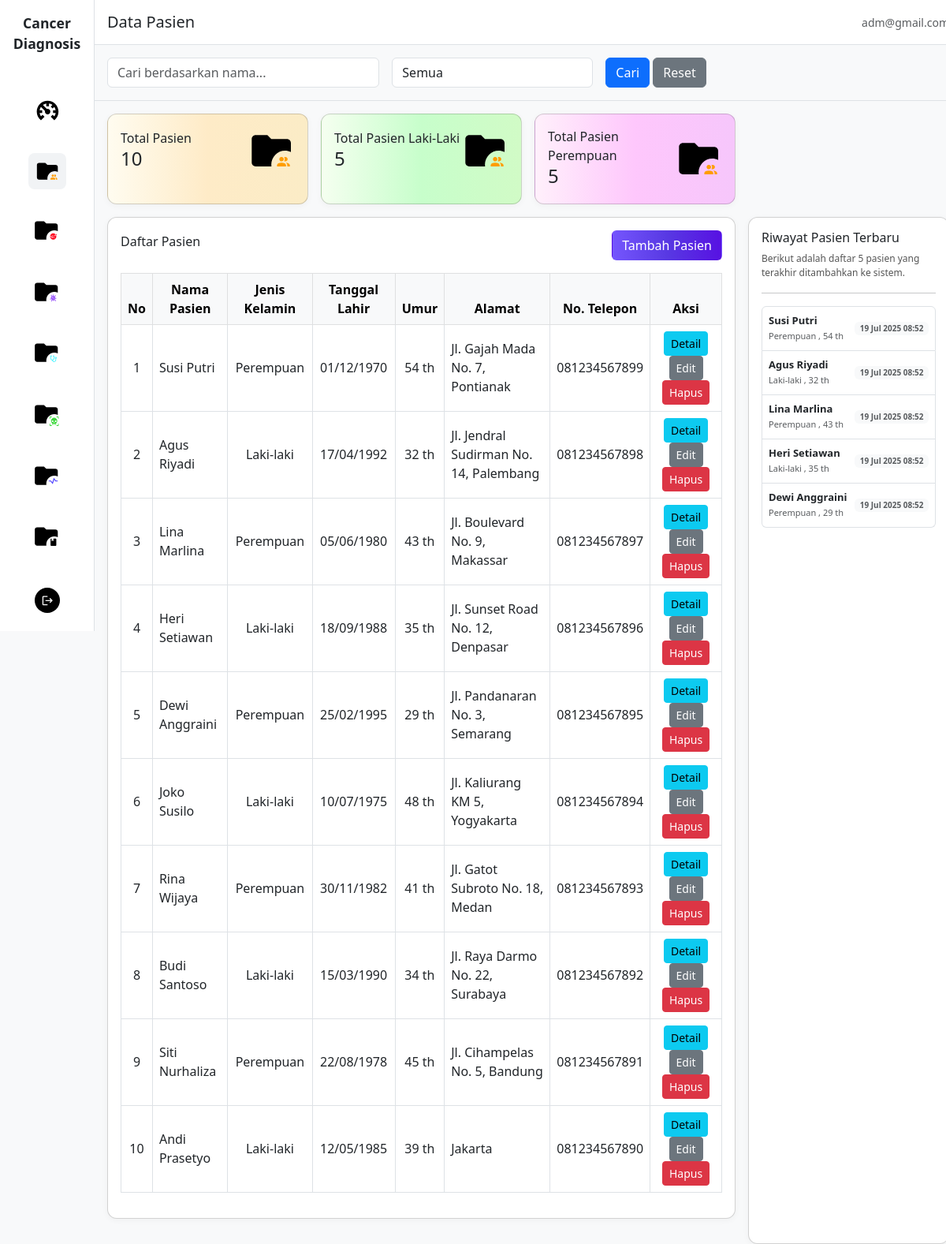
The app's page /pasien/ with its own data.
### sp_kanker_diagnosa_app/models.py (models this page shows, shortened)
class Pasien(models.Model):
    JENIS_KELAMIN_CHOICES = [
        ('L', 'Laki-laki'),
        ('P', 'Perempuan'),
    ]
    nama = models.CharField(max_length=100)
    jenis_kelamin = models.CharField(max_length=10, choices=JENIS_KELAMIN_CHOICES)
    tanggal_lahir = models.DateField(null=True, blank=True)
    alamat = models.TextField(blank=True)
    no_hp = models.CharField(max_length=20, blank=True)
    umur = models.PositiveIntegerField(null=True, blank=True, help_text="Umur dalam tahun")
    riwayat_keluarga = models.TextField(blank=True, help_text="Riwayat kanker dalam keluarga")
    dibuat = models.DateTimeField(auto_now_add=True)
    diperbarui = models.DateTimeField(auto_now=True)
    class Meta:
        verbose_name = "Pasien"
        verbose_name_plural = "Pasien"
        ordering = ['-dibuat']

### sp_kanker_diagnosa_app/views.py (the view)
# urls.py: path('pasien/', views.pasien_list, name='pasien_list'),
def pasien_list(request):
    search_form = PencarianPasienForm(request.GET)
    pasien_qs = Pasien.objects.all()
    if search_form.is_valid():
        nama = search_form.cleaned_data.get('nama')
        jenis_kelamin = search_form.cleaned_data.get('jenis_kelamin')
        if nama:
            pasien_qs = pasien_qs.filter(nama__icontains=nama)
        if jenis_kelamin:
            pasien_qs = pasien_qs.filter(jenis_kelamin=jenis_kelamin)
    paginator = Paginator(pasien_qs.order_by('-dibuat'), 10)
    page_number = request.GET.get('page')
    page_obj = paginator.get_page(page_number)
    pasien_count = pasien_qs.count()
    laki_laki_count = pasien_qs.filter(jenis_kelamin='L').count()
    perempuan_count = pasien_qs.filter(jenis_kelamin='P').count()
    context = {
        'page_obj': page_obj,
        'pasien_count': pasien_count,
        'laki_laki_count': laki_laki_count,
        'perempuan_count': perempuan_count,
        'search_form': search_form,
    }
    return render(request, 'pasien/list.html', context)

### sp_kanker_diagnosa_app/forms.py
class PencarianPasienForm(forms.Form):
    nama = forms.CharField(
        required=False,
        widget=forms.TextInput(attrs={
            'class': 'form-control',
            'placeholder': 'Cari berdasarkan nama...'
        })
    )
    jenis_kelamin = forms.ChoiceField(
        choices=[('', 'Semua')] + Pasien.JENIS_KELAMIN_CHOICES,
        required=False,
        widget=forms.Select(attrs={'class': 'form-control'})
    )

### templates/pasien/list.html (shortened to what this page needs)
{% extends 'base.html' %}
{% load static %}
{% block content %}
<main class="col-md-10 col-lg-11 col-12 main-content">
    <div class="p-3 bg-white border-bottom d-flex justify-content-between align-items-center flex-wrap">
        <h5 class="mb-0">Data Pasien</h5>
        <div class="text-end">
            <small class="text-muted">{{ request.user.email|default:"adm@gmail.com" }}</small>
        </div>
    </div>
    {% if search_form %}
    <div class="p-3 bg-light border-bottom">
        <form method="get" class="row g-3">
            <div class="col-md-4">
                {{ search_form.nama }}
            </div>
            <div class="col-md-3">
                {{ search_form.jenis_kelamin }}
            </div>
            <div class="col-md-3">
                <button type="submit" class="btn btn-primary">Cari</button>
                <a href="{% url 'pasien_list' %}" class="btn btn-secondary">Reset</a>
            </div>
        </form>
    </div>
    {% endif %}
    <div class="row g-3 p-3">
        <div class="col-12 col-sm-6 col-lg-3">
            <div class="card card-custom p-3 h-100" style="background: linear-gradient(to right, #fffcf0 0%, #feebc7, #fbecc6 100%);">
                <div class="d-flex align-items-center justify-content-between">
                    <div>
                        <div>Total Pasien</div>
                        <h4 class="mb-1">{{ pasien_count|default:"0" }}</h4>
                    </div>
                    <img src="{% static 'img/icon-pasien.svg' %}" alt="sistem pakar" class="stat-icon">
                </div>
            </div>
        </div>
        <div class="col-12 col-sm-6 col-lg-3">
            <div class="card card-custom p-3 h-100" style="background: linear-gradient(to right, #f5fff0 0%, #c7fecb, #d1fbc6 100%);">
                <div class="d-flex align-items-center justify-content-between">
                    <div>
                        <div>Total Pasien Laki-Laki</div>
                        <h4 class="mb-1">{{ laki_laki_count|default:"0" }}</h4>
                    </div>
                    <img src="{% static 'img/icon-pasien.svg' %}" alt="sistem pakar" class="stat-icon">
                </div>
            </div>
        </div>
        <div class="col-12 col-sm-6 col-lg-3">
            <div class="card card-custom p-3 h-100" style="background: linear-gradient(to right, #fff0fb 0%, #fec7fc, #f6c6fb 100%);">
                <div class="d-flex align-items-center justify-content-between">
                    <div>
                        <div>Total Pasien Perempuan</div>
                        <h4 class="mb-1">{{ perempuan_count|default:"0" }}</h4>
                    </div>
                    <img src="{% static 'img/icon-pasien.svg' %}" alt="sistem pakar" class="stat-icon">
                </div>
            </div>
        </div>
    </div>
    <div class="row g-3 px-3">
        <div class="col-12 col-lg-9 mb-3 mb-lg-0">
            <div class="card card-custom p-3 table-card">
                <div class="d-flex justify-content-between align-items-center">
                    <h6>Daftar Pasien</h6>
                    <a href="{% url 'pasien_create' %}" class="btn"
                       style="background: linear-gradient(to left, #5711e2 0%, #5839e3, #7556fd 100%); color: #fff; font-weight: 300;">
                        Tambah Pasien
                    </a>
                </div>
                <div class="table-responsive">
                    <table class="table table-bordered mt-3 align-middle">
                        <thead class="table-light">
                            <tr class="text-center">
                                <th>No</th>
                                <th>Nama Pasien</th>
                                <th>Jenis Kelamin</th>
                                <th>Tanggal Lahir</th>
                                <th>Umur</th>
                                <th>Alamat</th>
                                <th>No. Telepon</th>
                                <th>Aksi</th>
                            </tr>
                        </thead>
                        <tbody>
                            {% if page_obj %}
                            {% for pasien in page_obj %}
                                <tr>
                                    <td class="text-center">
                                        {% if page_obj.has_other_pages %}
                                            {{ forloop.counter0|add:page_obj.start_index|add:"-1" }}
                                        {% else %}
                                            {{ forloop.counter }}
                                        {% endif %}
                                    </td>
                                    <td>{{ pasien.nama }}</td>
                                    <td class="text-center">{{ pasien.get_jenis_kelamin_display }}</td>
                                    <td class="text-center">
                                        {% if pasien.tanggal_lahir %}
                                        {{ pasien.tanggal_lahir|date:"d/m/Y" }}
                                        {% else %}
                                        -
                                        {% endif %}
                                        </td>
                                        <td class="text-center">
                                            {% if pasien.umur %}
                                            {{ pasien.umur }} th
                                            {% else %}
                                            -
                                            {% endif %}
                                        </td>
                                        <td>{{ pasien.alamat|default:"-" }}</td>
                                        <td>{{ pasien.no_hp|default:"-" }}</td>
                                        <td class="text-center">
                                            <a href="{% url 'pasien_detail' pasien.id %}" class="btn btn-sm btn-info">Detail</a>
                                        <a href="{% url 'pasien_update' pasien.id %}" class="btn btn-sm btn-secondary">Edit</a>
                                        <a href="{% url 'pasien_delete' pasien.id %}" class="btn btn-sm btn-danger" onclick="return confirm('Yakin hapus data pasien ini?')">Hapus</a>
                                    </td>
                                </tr>
                                {% endfor %}
                            {% else %}
                                <tr>
                                    <td colspan="8" class="text-center text-muted">Tidak ada data pasien.</td>
                                </tr>
                            {% endif %}
                        </tbody>
                    </table>
                </div>
            </div>
        </div>
        <div class="col-12 col-lg-3 mb-3 mb-lg-0">
            <div class="card card-custom p-3 h-100 d-flex flex-column justify-content-between">
                <div>
                    <h6 class="">Riwayat Pasien Terbaru</h6>
                    <p style="font-size: 12px; color: #555;">
                        Berikut adalah daftar 5 pasien yang terakhir ditambahkan ke sistem.
                    </p>
                    <hr>
                    <ul class="list-group mb-2" style="font-size: 13px;">
                        {% if page_obj %}
                        {% for pasien in page_obj|slice:":5" %}
                                <li class="list-group-item d-flex justify-content-between align-items-center py-2 px-2">
                                    <div>
                                        <strong>{{ pasien.nama|default:"-" }}</strong>
                                        <br>
                                        <span class="text-muted" style="font-size:11px;">
                                            {% if pasien.jenis_kelamin == "L" %}
                                                Laki-laki
                                            {% elif pasien.jenis_kelamin == "P" %}
                                                Perempuan
                                            {% else %}
                                                -
                                            {% endif %}
                                            {% if pasien.umur %}, {{ pasien.umur }} th{% endif %}
                                        </span>
                                    </div>
                                    <div class="d-flex align-items-center gap-1">
                                        <span class="badge bg-light text-muted" style="font-size:10px;">
                                            {{ pasien.dibuat|date:"d M Y H:i" }}
                                        </span>
                                    </div>
                                </li>
                            {% endfor %}
                        {% else %}
                            <li class="list-group-item text-muted text-center py-2 px-2">Belum ada data pasien.</li>
                        {% endif %}
                    </ul>
                </div>
            </div>
        </div>
    </div>
</main>
{% endblock %}

### static/css/db.css (style rules this page uses)
body { background-color: #f8f9fa; }
.card-custom { border-radius: 12px; box-shadow: 0 2px 8px rgba(0, 0, 0, 0.04); }
.main-content { padding-left: 0; padding-right: 0; min-height: 100vh; background: #f8f9fa; }
.stat-icon { width: 60px; height: auto; }
.table-card { margin-bottom: 2rem; }

### records on screen
Pasien: nama "Susi Putri", jenis_kelamin "Perempuan", tanggal_lahir "01/12/1970", umur "54", alamat "Jl. Gajah Mada No. 7, Pontianak", no_hp "081234567899", dibuat "19 Jul 2025 08:52"
Pasien: nama "Agus Riyadi", jenis_kelamin "Laki-laki", tanggal_lahir "17/04/1992", umur "32", alamat "Jl. Jendral Sudirman No. 14, Palembang", no_hp "081234567898", dibuat "19 Jul 2025 08:52"
Pasien: nama "Lina Marlina", jenis_kelamin "Perempuan", tanggal_lahir "05/06/1980", umur "43", alamat "Jl. Boulevard No. 9, Makassar", no_hp "081234567897", dibuat "19 Jul 2025 08:52"
Pasien: nama "Heri Setiawan", jenis_kelamin "Laki-laki", tanggal_lahir "18/09/1988", umur "35", alamat "Jl. Sunset Road No. 12, Denpasar", no_hp "081234567896", dibuat "19 Jul 2025 08:52"
Pasien: nama "Dewi Anggraini", jenis_kelamin "Perempuan", tanggal_lahir "25/02/1995", umur "29", alamat "Jl. Pandanaran No. 3, Semarang", no_hp "081234567895", dibuat "19 Jul 2025 08:52"
Pasien: nama "Joko Susilo", jenis_kelamin "Laki-laki", tanggal_lahir "10/07/1975", umur "48", alamat "Jl. Kaliurang KM 5, Yogyakarta", no_hp "081234567894"
Pasien: nama "Rina Wijaya", jenis_kelamin "Perempuan", tanggal_lahir "30/11/1982", umur "41", alamat "Jl. Gatot Subroto No. 18, Medan", no_hp "081234567893"
Pasien: nama "Budi Santoso", jenis_kelamin "Laki-laki", tanggal_lahir "15/03/1990", umur "34", alamat "Jl. Raya Darmo No. 22, Surabaya", no_hp "081234567892"
Pasien: nama "Siti Nurhaliza", jenis_kelamin "Perempuan", tanggal_lahir "22/08/1978", umur "45", alamat "Jl. Cihampelas No. 5, Bandung", no_hp "081234567891"
Pasien: nama "Andi Prasetyo", jenis_kelamin "Laki-laki", tanggal_lahir "12/05/1985", umur "39", alamat "Jakarta", no_hp "081234567890"

### other values on screen
{{ pasien_count|default:"0" }} "10"
{{ laki_laki_count|default:"0" }} "5"
{{ perempuan_count|default:"0" }} "5"
